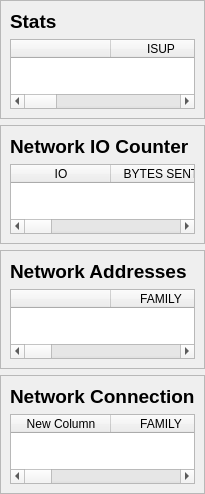
                <widget class="QWidget" name="scrollAreaWidgetContents">
                 <property name="geometry">
                  <rect>
                   <x>0</x>
                   <y>0</y>
                   <width>205</width>
                   <height>474</height>
                  </rect>
                 </property>
                 <layout class="QVBoxLayout" name="verticalLayout_10">
                  <property name="leftMargin">
                   <number>0</number>
                  </property>
                  <property name="topMargin">
                   <number>0</number>
                  </property>
                  <property name="rightMargin">
                   <number>0</number>
                  </property>
                  <property name="bottomMargin">
                   <number>0</number>
                  </property>
                  <item>
                   <widget class="QFrame" name="stats_frame">
                    <property name="frameShape">
                     <enum>QFrame::StyledPanel</enum>
                    </property>
                    <property name="frameShadow">
                     <enum>QFrame::Raised</enum>
                    </property>
                    <layout class="QVBoxLayout" name="verticalLayout_12">
                     <item>
                      <widget class="QLabel" name="label_54">
                       <property name="font">
                        <font>
                         <pointsize>14</pointsize>
                         <weight>75</weight>
                         <bold>true</bold>
                        </font>
                       </property>
                       <property name="text">
                        <string>Stats</string>
                       </property>
                      </widget>
                     </item>
                     <item>
                      <widget class="QTableWidget" name="tableWidget">
                       <column>
                        <property name="text">
                         <string/>
                        </property>
                       </column>
                       <column>
                        <property name="text">
                         <string>ISUP</string>
                        </property>
                       </column>
                       <column>
                        <property name="text">
                         <string>DUPLEX</string>
                        </property>
                       </column>
                       <column>
                        <property name="text">
                         <string>SPEED</string>
                        </property>
                       </column>
                       <column>
                        <property name="text">
                         <string>MTU</string>
                        </property>
                       </column>
                      </widget>
                     </item>
                    </layout>
                   </widget>
                  </item>
                  <item>
                   <widget class="QFrame" name="network_io_counter_frame">
                    <property name="frameShape">
                     <enum>QFrame::StyledPanel</enum>
                    </property>
                    <property name="frameShadow">
                     <enum>QFrame::Raised</enum>
                    </property>
                    <layout class="QVBoxLayout" name="verticalLayout_13">
                     <item>
                      <widget class="QLabel" name="label_55">
                       <property name="font">
                        <font>
                         <pointsize>14</pointsize>
                         <weight>75</weight>
                         <bold>true</bold>
                        </font>
                       </property>
                       <property name="text">
                        <string>Network IO Counter</string>
                       </property>
                      </widget>
                     </item>
                     <item>
                      <widget class="QTableWidget" name="network_io_counter_table_widget">
                       <property name="styleSheet">
                        <string notr="true"/>
                       </property>
                       <column>
                        <property name="text">
                         <string>IO</string>
                        </property>
                       </column>
                       <column>
                        <property name="text">
                         <string>BYTES SENT</string>
                        </property>
                       </column>
                       <column>
                        <property name="text">
                         <string>BYTES RECEIVED</string>
                        </property>
                       </column>
                       <column>
                        <property name="text">
                         <string>PACKET SENT</string>
                        </property>
                       </column>
                       <column>
                        <property name="text">
                         <string>PACKET RECEIVED</string>
                        </property>
                       </column>
                       <column>
                        <property name="text">
                         <string>ERR IN</string>
                        </property>
                       </column>
                       <column>
                        <property name="text">
                         <string>ERR OUT</string>
                        </property>
                       </column>
                       <column>
                        <property name="text">
                         <string>DROP IN</string>
                        </property>
                       </column>
                       <column>
                        <property name="text">
                         <string>DROP OUT</string>
                        </property>
                       </column>
                      </widget>
                     </item>
                    </layout>
                   </widget>
                  </item>
                  <item>
                   <widget class="QFrame" name="network_addresses_frame">
                    <property name="frameShape">
                     <enum>QFrame::StyledPanel</enum>
                    </property>
                    <property name="frameShadow">
                     <enum>QFrame::Raised</enum>
                    </property>
                    <layout class="QVBoxLayout" name="verticalLayout_14">
                     <item>
                      <widget class="QLabel" name="label_56">
                       <property name="font">
                        <font>
                         <pointsize>14</pointsize>
                         <weight>75</weight>
                         <bold>true</bold>
                        </font>
                       </property>
                       <property name="text">
                        <string>Network Addresses</string>
                       </property>
                      </widget>
                     </item>
                     <item>
                      <widget class="QTableWidget" name="network_addresses_tablewidget">
                       <column>
                        <property name="text">
                         <string/>
                        </property>
                       </column>
                       <column>
                        <property name="text">
                         <string>FAMILY</string>
                        </property>
                       </column>
                       <column>
                        <property name="text">
                         <string>ADDRESSES</string>
                        </property>
                       </column>
                       <column>
                        <property name="text">
                         <string>NETMASK</string>
                        </property>
                       </column>
                       <column>
                        <property name="text">
                         <string>ROADCAST</string>
                        </property>
                       </column>
                       <column>
                        <property name="text">
                         <string>PID</string>
                        </property>
                       </column>
                      </widget>
                     </item>
                    </layout>
                   </widget>
                  </item>
                  <item>
                   <widget class="QFrame" name="network_connection_frame">
                    <property name="frameShape">
                     <enum>QFrame::StyledPanel</enum>
                    </property>
                    <property name="frameShadow">
                     <enum>QFrame::Raised</enum>
                    </property>
                    <layout class="QVBoxLayout" name="verticalLayout_15">
                     <item>
                      <widget class="QLabel" name="label_57">
                       <property name="font">
                        <font>
                         <pointsize>14</pointsize>
                         <weight>75</weight>
                         <bold>true</bold>
                        </font>
                       </property>
                       <property name="text">
                        <string>Network Connection</string>
                       </property>
                      </widget>
                     </item>
                     <item>
                      <widget class="QTableWidget" name="network_connection_frame_tablewidget">
                       <column>
                        <property name="text">
                         <string>New Column</string>
                        </property>
                       </column>
                       <column>
                        <property name="text">
                         <string>FAMILY</string>
                        </property>
                       </column>
                       <column>
                        <property name="text">
                         <string>FAMILY</string>
                        </property>
                       </column>
                       <column>
                        <property name="text">
                         <string>RADDR</string>
                        </property>
                       </column>
                       <column>
                        <property name="text">
                         <string>STATUS</string>
                        </property>
                       </column>
                       <column>
                        <property name="text">
                         <string>PID</string>
                        </property>
                       </column>
                      </widget>
                     </item>
                    </layout>
                   </widget>
                  </item>
                 </layout>
                </widget>
